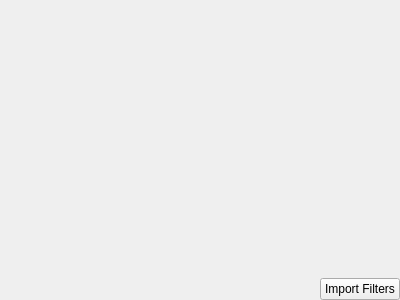
<?xml version="1.0" encoding="UTF-8"?>
<ui version="4.0">
 <class>ImportFilterPage</class>
 <widget class="QWidget" name="ImportFilterPage">
  <property name="geometry">
   <rect>
    <x>0</x>
    <y>0</y>
    <width>400</width>
    <height>300</height>
   </rect>
  </property>
  <layout class="QVBoxLayout" name="verticalLayout">
   <property name="leftMargin">
    <number>0</number>
   </property>
   <property name="topMargin">
    <number>0</number>
   </property>
   <property name="rightMargin">
    <number>0</number>
   </property>
   <property name="bottomMargin">
    <number>0</number>
   </property>
   <item>
    <widget class="KPIM::CustomLogWidget" name="logFilters" native="true"/>
   </item>
   <item>
    <layout class="QHBoxLayout" name="horizontalLayout">
     <item>
      <spacer name="horizontalSpacer">
       <property name="orientation">
        <enum>Qt::Horizontal</enum>
       </property>
       <property name="sizeHint" stdset="0">
        <size>
         <width>40</width>
         <height>20</height>
        </size>
       </property>
      </spacer>
     </item>
     <item>
      <widget class="QPushButton" name="importFilters">
       <property name="text">
        <string>Import Filters</string>
       </property>
      </widget>
     </item>
    </layout>
   </item>
  </layout>
 </widget>
 <customwidgets>
  <customwidget>
   <class>KPIM::CustomLogWidget</class>
   <extends>QWidget</extends>
   <header location="global">Libkdepim/CustomLogWidget</header>
   <container>1</container>
  </customwidget>
 </customwidgets>
 <resources/>
 <connections/>
</ui>
